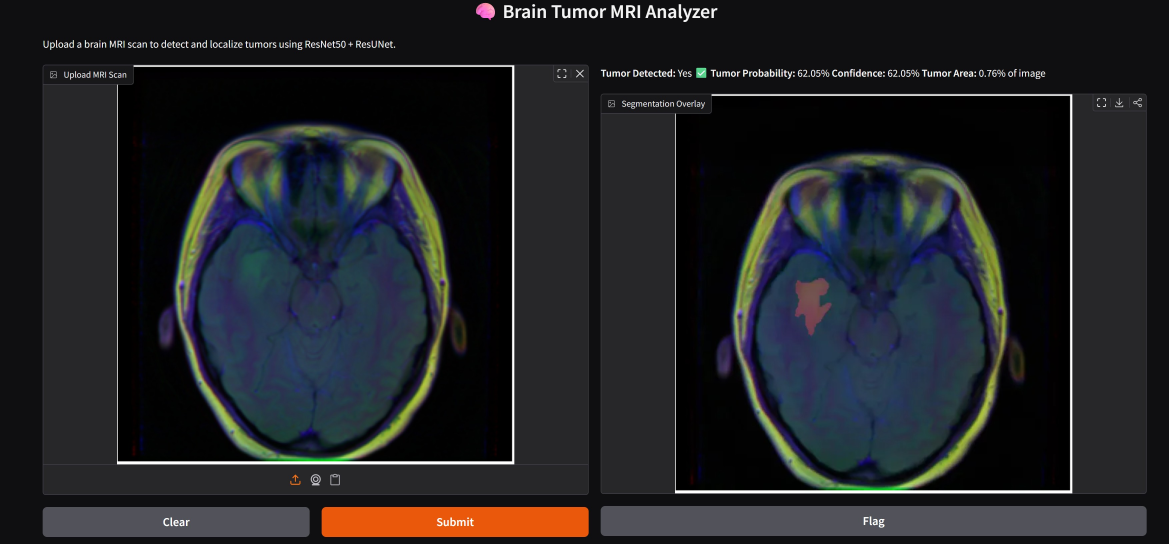
#> input picture reports/gradio_ui.jpg, 3507 x 1632 px (shown at 1/3 size)
$ python -i preprocessing.py   (imports and definitions only)
#> lines starting #> are read from the running program, lines starting #| are printed output that depends on the picture
"""Image preprocessing, augmentation, and CLAHE pipeline."""
import cv2
import numpy as np
import tensorflow as tf
from tensorflow.keras.preprocessing.image import ImageDataGenerator
import logging

logger = logging.getLogger(__name__)


def apply_clahe(image: np.ndarray, clip_limit: float = 2.0, tile_grid: tuple = (8, 8)) -> np.ndarray:
    """Apply CLAHE to each channel of an RGB image."""
    clahe = cv2.createCLAHE(clipLimit=clip_limit, tileGridSize=tile_grid)
    channels = cv2.split(image)
    enhanced = [clahe.apply(ch) if ch.dtype == np.uint8 else ch for ch in channels]
    return cv2.merge(enhanced)


def preprocess_image(image_path: str, image_size: tuple, apply_clahe_flag: bool = True) -> np.ndarray:
    img = cv2.imread(image_path)
    img = cv2.cvtColor(img, cv2.COLOR_BGR2RGB)
    img = cv2.resize(img, tuple(image_size))
    if apply_clahe_flag:
        img = apply_clahe(img)
    return img.astype(np.float32) / 255.0


def preprocess_mask(mask_path: str, image_size: tuple) -> np.ndarray:
    mask = cv2.imread(mask_path, cv2.IMREAD_GRAYSCALE)
    mask = cv2.resize(mask, tuple(image_size))
    mask = mask.astype(np.float32) / 255.0
    return np.expand_dims(mask, axis=-1)


def get_classifier_generators(train_df, val_df, test_df, config: dict):
    """Return Keras ImageDataGenerators for the classifier."""
    bs = config["data"]["batch_size"]
    img_size = tuple(config["data"]["image_size"])

    # flow_from_dataframe requires string labels for categorical class_mode
    train_df = train_df.copy()
    val_df = val_df.copy()
    test_df = test_df.copy()
    for df in [train_df, val_df, test_df]:
        df["has_mask"] = df["has_mask"].astype(str)

    train_aug = ImageDataGenerator(
        rescale=1.0/255, rotation_range=10, width_shift_range=0.1,
        height_shift_range=0.1, shear_range=0.1, zoom_range=0.1,
        horizontal_flip=True, fill_mode="nearest"
    )
    val_aug = ImageDataGenerator(rescale=1.0/255)

    train_gen = train_aug.flow_from_dataframe(train_df, x_col="image_path", y_col="has_mask",
        target_size=img_size, batch_size=bs, class_mode="categorical", shuffle=True)
    val_gen = val_aug.flow_from_dataframe(val_df, x_col="image_path", y_col="has_mask",
        target_size=img_size, batch_size=bs, class_mode="categorical", shuffle=False)
    test_gen = val_aug.flow_from_dataframe(test_df, x_col="image_path", y_col="has_mask",
        target_size=img_size, batch_size=bs, class_mode="categorical", shuffle=False)
    return train_gen, val_gen, test_gen

>>> import cv2
>>> picture = cv2.imread('../../reports/gradio_ui.jpg')
#> picture is the input picture: shape (1632, 3507, 3); mean B, G, R 38.1, 35.1, 33.8
>>> result = apply_clahe(picture)
#> in apply_clahe, `enhanced = [clahe.apply(ch) if ch.dtype == np.uint8 else ch for ch in ..`: enhanced = 3 items
#> in apply_clahe, `return cv2.merge(enhanced)`:
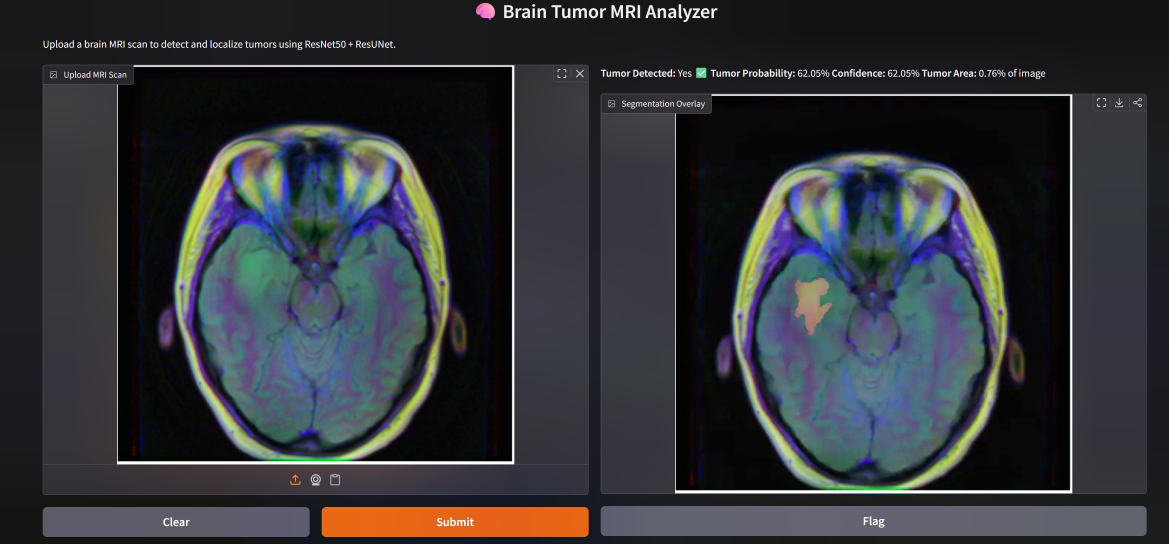
#> returned value: shape (1632, 3507, 3) (shown at 1/3 size); mean of channels 0, 1, 2 57.1, 52.5, 50.6; drawn as B, G, R
